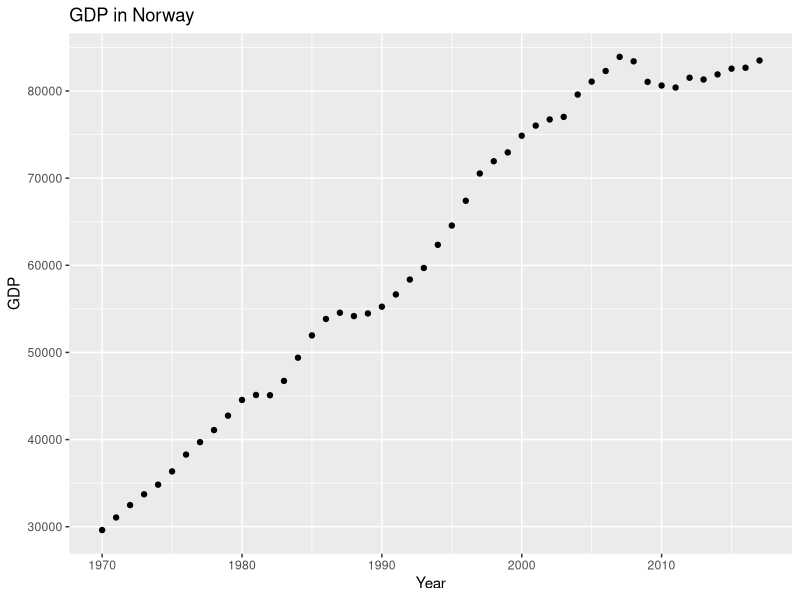
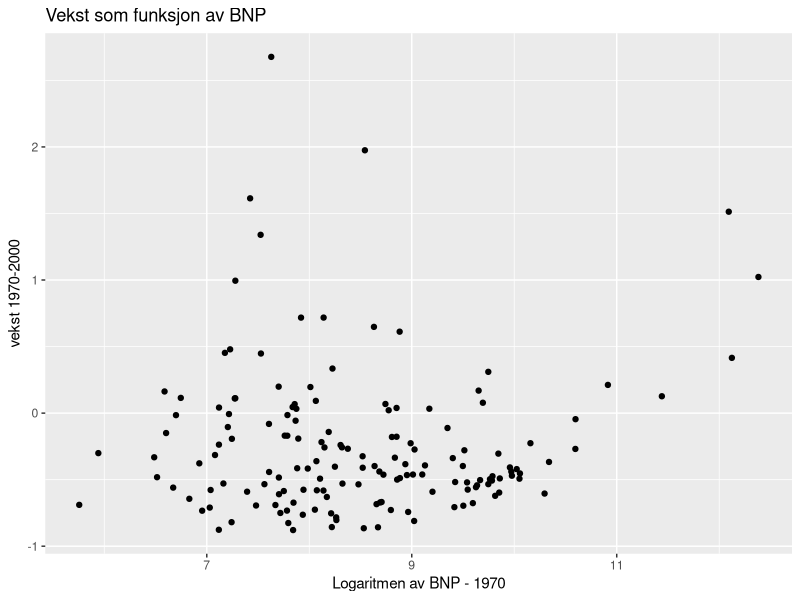

Here is the R script that generated these plots, in order:


library(readr)
library(tidyverse)
pwt = read.csv("pwt.csv", head = TRUE)

pwt = pwt[pwt$year>=1970,]

gdp_nor = pwt[pwt$country == "Norway",]
gdp_nor = data.frame(gdp_nor$year,gdp_nor$gdp)

p = ggplot(gdp_nor,aes(x = gdp_nor.year, y = gdp_nor.gdp)) + geom_point() + labs(x = "Year",y = "GDP",title = "GDP in Norway")
ggsave("GDP_norway.png",plot = p)

#grow rates for china
china_70_00 = pwt |> filter(country == "China" & year <= 2000 & year >= 1970) |> mutate(growrate = (gdp - lag(gdp))/lag(gdp))

print(pwt)

#lager veksten i kina som en ny variabel
china = pwt |> filter(country == "China" & year >= 1970 & year <=2000) |> mutate("vekst" = (gdp-lag(gdp))/lag(gdp)) #mutate lager en ny kolonne i data_framen

#finner logaritmen til gdp i årenen henholdsvis 1970 og 2000
gdp_1970 = (pwt$gdp[pwt$year == 1970])
gdp_2000 = (pwt$gdp[pwt$year == 2000])


a = pwt$country[pwt$year== "1970"]
print(a)
growth = data.frame( "Land" = a, "1970" = gdp_1970 ,"2000" =  gdp_2000)


#lager en vektor med logaritmen til gdp. Dette blir lagt til som en ekstra kolonne
pwt$lgdp = log(pwt$gdp)
growth = growth |> mutate("growth" = (growth[,2] - growth[,3])/growth[,3])
print(growth$X1970)

#tar logaritmen av de to, og setter disse som kolonnene i data-framen
growth$X1970 = log(growth$X1970)
growth$X2000 = log(growth$X2000)

p = ggplot(growth) + geom_point(aes(x = X1970, y = growth)) + labs(x = "Logaritmen av BNP - 1970" , y = "vekst 1970-2000" , title = "Vekst som funksjon av BNP")

ggsave("Vekst_BNP.png", plot = p)

#lager en dummyvariabel som en egen kolonne, om hvorhvidt gdp vokser eller ikke
pwt_growth = pwt |> mutate("vekst" = ifelse((gdp-lag(gdp))/lag(gdp)<0,0,1))


#finner forveningsrverdien til antallet år det har vært vekst i bnp , na.rm = TRUE -> garanterer at det er et datapunkt der.
pwt_fraction = pwt_growth |> group_by(country) |> summarise(mean(vekst, na.rm = TRUE))
